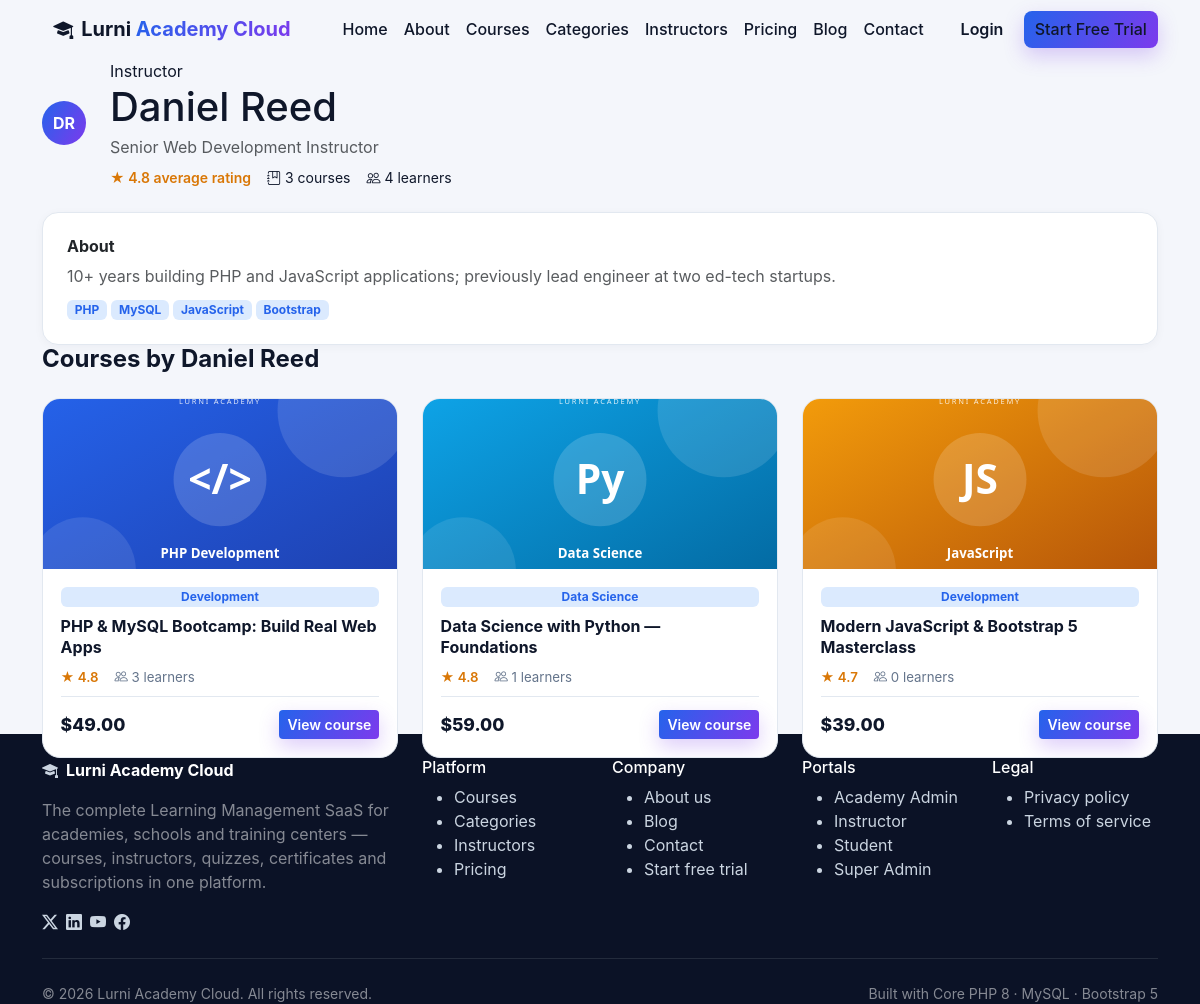
Page /instructor.php?id=1 on the committed database.
### tables this page shows
CREATE TABLE instructors (
  id INT UNSIGNED AUTO_INCREMENT PRIMARY KEY,
  tenant_id INT UNSIGNED NOT NULL,
  user_id INT UNSIGNED NOT NULL UNIQUE,
  title VARCHAR(140) NULL,
  bio TEXT NULL,
  expertise VARCHAR(255) NULL,
  avatar VARCHAR(255) NULL,
  status ENUM('active','suspended') NOT NULL DEFAULT 'active',
  created_at DATETIME NOT NULL DEFAULT CURRENT_TIMESTAMP,
  INDEX idx_inst_tenant (tenant_id),
  CONSTRAINT fk_inst_tenant FOREIGN KEY (tenant_id) REFERENCES tenants(id) ON DELETE CASCADE,
  CONSTRAINT fk_inst_user FOREIGN KEY (user_id) REFERENCES users(id) ON DELETE CASCADE
);

CREATE TABLE users (
  id INT UNSIGNED AUTO_INCREMENT PRIMARY KEY,
  tenant_id INT UNSIGNED NULL,
  name VARCHAR(120) NOT NULL,
  email VARCHAR(190) NOT NULL UNIQUE,
  password_hash VARCHAR(255) NOT NULL,
  role ENUM('super_admin','admin','instructor','student') NOT NULL DEFAULT 'student',
  status ENUM('active','pending','suspended') NOT NULL DEFAULT 'active',
  avatar VARCHAR(255) NULL,
  phone VARCHAR(40) NULL,
  email_verified_at DATETIME NULL,
  verification_token VARCHAR(120) NULL,
  activation_token VARCHAR(120) NULL,
  two_factor_secret VARCHAR(120) NULL,
  remember_token VARCHAR(64) NULL,
  failed_attempts TINYINT UNSIGNED NOT NULL DEFAULT 0,
  locked_until DATETIME NULL,
  last_login_at DATETIME NULL,
  created_at DATETIME NOT NULL DEFAULT CURRENT_TIMESTAMP,
  updated_at DATETIME NOT NULL DEFAULT CURRENT_TIMESTAMP ON UPDATE CURRENT_TIMESTAMP,
  INDEX idx_users_tenant (tenant_id),
  INDEX idx_users_role (role),
  CONSTRAINT fk_users_tenant FOREIGN KEY (tenant_id) REFERENCES tenants(id) ON DELETE CASCADE
);

CREATE TABLE courses (
  id INT UNSIGNED AUTO_INCREMENT PRIMARY KEY,
  tenant_id INT UNSIGNED NOT NULL,
  instructor_id INT UNSIGNED NULL,
  category_id INT UNSIGNED NULL,
  title VARCHAR(190) NOT NULL,
  slug VARCHAR(190) NOT NULL,
  subtitle VARCHAR(255) NULL,
  description TEXT NULL,
  objectives TEXT NULL,
  requirements TEXT NULL,
  thumbnail VARCHAR(255) NULL,
  level ENUM('beginner','intermediate','advanced','all_levels') NOT NULL DEFAULT 'beginner',
  price DECIMAL(10,2) NOT NULL DEFAULT 0,
  old_price DECIMAL(10,2) NULL,
  language VARCHAR(60) NOT NULL DEFAULT 'English',
  rating DECIMAL(3,2) NOT NULL DEFAULT 0,
  status ENUM('draft','published','archived') NOT NULL DEFAULT 'draft',
  approval_status ENUM('pending','approved','rejected') NOT NULL DEFAULT 'approved',
  visibility ENUM('public','unlisted','private') NOT NULL DEFAULT 'public',
  is_featured TINYINT(1) NOT NULL DEFAULT 0,
  duration_minutes INT UNSIGNED NOT NULL DEFAULT 0,
  created_at DATETIME NOT NULL DEFAULT CURRENT_TIMESTAMP,
  updated_at DATETIME NOT NULL DEFAULT CURRENT_TIMESTAMP ON UPDATE CURRENT_TIMESTAMP,
  UNIQUE KEY uq_course_tenant_slug (tenant_id, slug),
  INDEX idx_course_tenant_status (tenant_id, status),
  CONSTRAINT fk_course_tenant FOREIGN KEY (tenant_id) REFERENCES tenants(id) ON DELETE CASCADE,
  CONSTRAINT fk_course_instructor FOREIGN KEY (instructor_id) REFERENCES instructors(id) ON DELETE SET NULL,
  CONSTRAINT fk_course_category FOREIGN KEY (category_id) REFERENCES categories(id) ON DELETE SET NULL
);

CREATE TABLE categories (
  id INT UNSIGNED AUTO_INCREMENT PRIMARY KEY,
  tenant_id INT UNSIGNED NOT NULL,
  name VARCHAR(120) NOT NULL,
  slug VARCHAR(120) NOT NULL,
  icon VARCHAR(60) NULL,
  color VARCHAR(20) NULL,
  description VARCHAR(255) NULL,
  status ENUM('active','hidden') NOT NULL DEFAULT 'active',
  created_at DATETIME NOT NULL DEFAULT CURRENT_TIMESTAMP,
  UNIQUE KEY uq_cat_tenant_slug (tenant_id, slug),
  CONSTRAINT fk_cat_tenant FOREIGN KEY (tenant_id) REFERENCES tenants(id) ON DELETE CASCADE
);

### includes/functions.php (called while the page is built, shortened)
<?php
function e(?string $v): string { return htmlspecialchars($v ?? '', ENT_QUOTES, 'UTF-8'); }
function money($n): string { return '$' . number_format((float)$n, 2); }
function initials(string $name): string {
    $parts = preg_split('/\s+/', trim($name)) ?: [];
    $out = '';
    foreach (array_slice($parts, 0, 2) as $p) $out .= strtoupper(substr($p, 0, 1));
    return $out ?: 'U';
}

### instructor.php (the view, shortened to what this page needs)
<?php
require_once __DIR__ . '/includes/site-header.php';
$pdo = db();
$id = (int)($_GET['id'] ?? 0);
$ins = null; $courses = [];
try {
    $s = $pdo->prepare("SELECT i.*, u.name,
        (SELECT COUNT(*) FROM courses c WHERE c.instructor_id=i.id AND c.status='published') AS course_count,
        (SELECT COUNT(*) FROM enrollments en JOIN courses c ON c.id=en.course_id WHERE c.instructor_id=i.id) AS learners,
        (SELECT COALESCE(AVG(c.rating),0) FROM courses c WHERE c.instructor_id=i.id AND c.status='published') AS avg_rating
        FROM instructors i JOIN users u ON u.id=i.user_id WHERE i.id=? AND i.status='active'");
    $s->execute([$id]); $ins = $s->fetch() ?: null;
    if ($ins) {
        $s = $pdo->prepare("SELECT c.*, cat.name AS category_name, (SELECT COUNT(*) FROM enrollments en WHERE en.course_id=c.id) AS learners
            FROM courses c LEFT JOIN categories cat ON cat.id=c.category_id WHERE c.instructor_id=? AND c.status='published' ORDER BY c.rating DESC");
        $s->execute([$id]); $courses = $s->fetchAll();
    }
} catch (Throwable $ignored) {}
?>
<?php if (!$ins): ?>
<section class="section-pad"><div class="container"><div class="empty-state"><img src="/assets/img/empty.svg" alt=""><h1 class="h4 fw-bold mt-3">Instructor not found</h1><a class="btn btn-gradient" href="/instructors.php">All instructors</a></div></div></section>
<?php else: ?>
<section class="page-hero"><div class="container">
  <div class="d-flex flex-wrap align-items-center gap-4">
    <span class="avatar-circle xl"><?= e(initials($ins['name'])) ?></span>
    <div>
      <span class="section-eyebrow">Instructor</span>
      <h1 class="mb-1"><?= e($ins['name']) ?></h1>
      <p class="text-muted mb-2"><?= e($ins['title'] ?? '') ?></p>
      <div class="d-flex gap-3 small">
        <span class="text-warning fw-semibold">★ <?= number_format((float)$ins['avg_rating'], 1) ?> average rating</span>
        <span><i class="bi bi-journal-bookmark"></i> <?= (int)$ins['course_count'] ?> courses</span>
        <span><i class="bi bi-people"></i> <?= (int)$ins['learners'] ?> learners</span>
      </div>
    </div>
  </div>
  <div class="card p-4 mt-4"><h2 class="h6 fw-bold">About</h2><p class="text-muted mb-2"><?= nl2br(e($ins['bio'] ?? '')) ?></p>
  <?php if (!empty($ins['expertise'])): ?><div><?php foreach (explode(',', $ins['expertise']) as $tag): ?><span class="badge bg-primary-subtle text-primary me-1"><?= e(trim($tag)) ?></span><?php endforeach; ?></div><?php endif; ?>
  </div>
</div></section>
<section class="section-pad pt-0"><div class="container">
  <h2 class="h4 fw-bold mb-4">Courses by <?= e($ins['name']) ?></h2>
  <div class="row g-4">
    <?php foreach ($courses as $c): ?>
    <div class="col-md-6 col-lg-4"><article class="course-card">
      <a href="/course.php?id=<?= (int)$c['id'] ?>"><img src="<?= e($c['thumbnail'] ?: '/assets/img/course-default.svg') ?>" alt="" class="course-thumb"></a>
      <div class="course-body">
        <span class="badge bg-primary-subtle text-primary"><?= e($c['category_name'] ?? 'General') ?></span>
        <a class="course-title" href="/course.php?id=<?= (int)$c['id'] ?>"><?= e($c['title']) ?></a>
        <div class="course-meta"><span class="text-warning fw-semibold">★ <?= number_format((float)$c['rating'], 1) ?></span><span><i class="bi bi-people"></i> <?= (int)$c['learners'] ?> learners</span></div>
        <div class="course-foot"><span class="price"><?= (float)$c['price'] > 0 ? money($c['price']) : 'Free' ?></span><a class="btn btn-sm btn-gradient" href="/course.php?id=<?= (int)$c['id'] ?>">View course</a></div>
      </div>
    </article></div>
    <?php endforeach; ?>
  </div>
</div></section>
<?php endif; ?>
<?php require_once __DIR__ . '/includes/site-footer.php'; ?>

### assets/css/style.css (style rules this page uses)
:root { --blue:#2563eb; --blue-dark:#1d4ed8; --violet:#7c3aed; --violet-soft:#ede9fe; --ink:#0f172a; --muted:#64748b; --line:#e2e8f0; --bg:#f4f6fb; --card:#ffffff; --grad:linear-gradient(120deg,#2563eb 0%,#7c3aed 100%); --grad-soft:linear-gradient(135deg,#dbeafe 0%,#ede9fe 55%,#ffffff 100%); }
body { background:var(--bg);color:var(--ink);font-family:'Inter',system-ui,-apple-system,'Segoe UI',Roboto,sans-serif; }
a { color:var(--blue); }
.btn-gradient { background:var(--grad);color:#fff;border:none;font-weight:600;box-shadow:0 8px 20px rgba(124,58,237,.25); }
.course-card { background:#fff;border:1px solid var(--line);border-radius:18px;overflow:hidden;height:100%;display:flex;flex-direction:column;transition:.2s; }
.course-thumb { width:100%;height:170px;object-fit:cover;display:block; }
.course-body { padding:1.1rem;display:flex;flex-direction:column;gap:.55rem;flex:1; }
.course-title { font-weight:700;color:var(--ink);text-decoration:none;line-height:1.35; }
.course-meta { display:flex;gap:1rem;flex-wrap:wrap;color:var(--muted);font-size:.83rem; }
.course-foot { margin-top:auto;display:flex;justify-content:space-between;align-items:center;border-top:1px solid var(--line);padding-top:.8rem; }
.course-foot .price { font-weight:800;font-size:1.1rem; }
.card { border:1px solid var(--line);border-radius:16px;box-shadow:0 2px 10px rgba(15,23,42,.04); }
.avatar-circle { width:44px;height:44px;border-radius:50%;background:var(--grad);color:#fff;display:inline-flex;align-items:center;justify-content:center;font-weight:700;flex-shrink:0; }
.badge.bg-primary-subtle { background:#dbeafe !important; }
.text-primary { color:var(--blue) !important; }
.text-warning { color:#d97706 !important; }
img { max-width:100%; }

### rows in the picture
instructors: user.name "DR", user.name "Daniel Reed", title "Senior Web Development Instructor", bio "10+ years building PHP and JavaScript applications; previously lead engineer at two ed-tech startups.", expertise "PHP", expertise "MySQL", expertise "JavaScript", expertise "Bootstrap"
courses: thumbnail (picture), category.name "Development", title "PHP & MySQL Bootcamp: Build Real Web Apps", rating "4.8", learners "3", price "$49.00"
courses: thumbnail (picture), category.name "Data Science", title "Data Science with Python — Foundations", rating "4.8", learners "1", price "$59.00"
courses: thumbnail (picture), category.name "Development", title "Modern JavaScript & Bootstrap 5 Masterclass", rating "4.7", learners "0", price "$39.00"

### other values in the picture
$label "Home"
$label "About"
$label "Courses"
$label "Categories"
$label "Instructors"
$label "Pricing"
$label "Blog"
$label "Contact"
$ins['avg_rating'] "4.8"
$ins['course_count'] "3"
$ins['learners'] "4"
APP_NAME "Lurni Academy Cloud"
